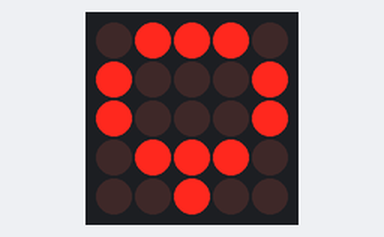
This sketch was run on a simulated Arduino Uno, built with avr-gcc and run on an emulated ATmega328P. On the bench: 5×5 LED matrix. Wiring (inferred from the names in the program): LED matrix (orientation assumed): rows pin 2, pin 3, pin 4, pin 5, pin 6; columns pin 7, pin 8, pin 9, pin 10, pin 11.

Above: at 0.1 s.

The sketch:

matrix5x5working.ino
```cpp
//update from SAnwandter

#define ROW1 2
#define ROW2 3
#define ROW3 4
#define ROW4 5
#define ROW5 6

#define COL1 7
#define COL2 8
#define COL3 9
#define COL4 10
#define COL5 11


const byte rows[] = {ROW1, ROW2, ROW3, ROW4, ROW5};
const byte col[] = {COL1, COL2, COL3, COL4,COL5};

//(1 = OFF, 0 = ON)
byte Heart[] = {B11011,B10101,B01110,B01010,B10101};
byte Pumkin[] = {B10001,B01110,B01110,B10001,B11011};
byte P[] = {B01111,B01111,B00001,B01110,B00001};
byte O[] = {B10001,B01110,B01110,B01110,B10001};
byte L[] = {B00000,B01110,B01111,B01111,B01111};
byte Y[] = {B11011,B11011,B10101,B01110,B01110};
byte M[] = {B01110,B01110,B01010,B00100,B01110};
byte I[] = {B00000,B11011,B11011,B11011,B00000};
byte S[] = {B00001,B11110,B10001,B01111,B10000};
byte H[] = {B01110,B01110,B00000,B01110,B01110};
byte G[] = {B00000,B01110,B01100,B01111,B00000};
byte A[] = {B01110,B01110,B00000,B01110,B10001};
byte B[] = {B00001,B01110,B00001,B01110,B00001};
byte R[] = {B01110,B01110,B00001,B01110,B00001};
byte D[] = {B00001,B01110,B01110,B01110,B00001};

float time = 0;

void setup()
{
    Serial.begin(9600);
    for (byte i = 2; i <= 11; i++){
      pinMode(i, OUTPUT);
    }
}

void loop() {
  delay(5);
  time+=1;
  // Mishi();
  // Polly();
  // Gabi();
  // Radi();
  display(Pumkin);
}

void display(byte buffer[]) {
  for (byte i = 0; i < 5; i++){
    digitalWrite(rows[i], HIGH);
    for (byte a = 0; a < 5; a++){
      digitalWrite(col[a],   (buffer[i] >> a) & 0x01);
      delayMicroseconds(100);

      digitalWrite(col[a], 1);
    }
    digitalWrite(rows[i], LOW);
  }
}

void Radi(){
  if(time < 100){
    display(R);
  }else if(time < 200){
    display(A);
  }
  else if(time < 300){
    display(D);
  }
  else if(time < 400){
    display(I);
  }
  else if(time < 500){
    display(Heart);
  }
  else if(time < 600){
    time = 0;
  }
}

void Gabi(){
  if(time < 100){
    display(G);
  }else if(time < 200){
    display(A);
  }
  else if(time < 300){
    display(B);
  }
  else if(time < 400){
    display(I);
  }
  else if(time < 500){
    display(Heart);
  }
  else if(time < 600){
    time = 0;
  }
}

void Mishi(){
  if(time < 100){
    display(M);
  }else if(time < 200){
    display(I);
  }
  else if(time < 300){
    display(S);
  }
  else if(time < 400){
    display(H);
  }
  else if(time < 500){
    display(I);
  }
  else if(time < 700){
    display(Heart);
  }
  else if(time < 800){
    time = 0;
  }
}

void Polly(){
  if(time < 100){
    display(P);
  }else if(time < 200){
    display(O);
  }
  else if(time < 300){
    display(L);
  }
  else if(time < 400){
    display(L);
  }
  else if(time < 500){
    display(Y);
  }
  else if(time < 700){
    display(Heart);
  }
  else if(time < 800){
    time = 0;
  }
}
```
